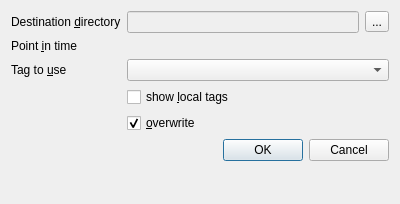
<?xml version="1.0" encoding="UTF-8"?>
<ui version="4.0">
 <author>Marco Clemencic</author>
 <class>DumpToFilesDialog</class>
 <widget class="QDialog" name="DumpToFilesDialog">
  <property name="geometry">
   <rect>
    <x>0</x>
    <y>0</y>
    <width>400</width>
    <height>204</height>
   </rect>
  </property>
  <property name="sizePolicy">
   <sizepolicy hsizetype="Preferred" vsizetype="Minimum">
    <horstretch>0</horstretch>
    <verstretch>0</verstretch>
   </sizepolicy>
  </property>
  <property name="windowTitle">
   <string>Dump to files</string>
  </property>
  <layout class="QFormLayout" name="formLayout">
   <item row="0" column="0">
    <widget class="QLabel" name="destDirLabel">
     <property name="text">
      <string>Destination &amp;directory</string>
     </property>
     <property name="buddy">
      <cstring>destDirSelect</cstring>
     </property>
    </widget>
   </item>
   <item row="0" column="1">
    <widget class="QWidget" name="widget" native="true">
     <layout class="QHBoxLayout" name="horizontalLayout">
      <property name="leftMargin">
       <number>0</number>
      </property>
      <property name="topMargin">
       <number>0</number>
      </property>
      <property name="rightMargin">
       <number>0</number>
      </property>
      <property name="bottomMargin">
       <number>0</number>
      </property>
      <item>
       <widget class="QLineEdit" name="destDir">
        <property name="enabled">
         <bool>false</bool>
        </property>
       </widget>
      </item>
      <item>
       <widget class="QToolButton" name="destDirSelect">
        <property name="text">
         <string>...</string>
        </property>
       </widget>
      </item>
     </layout>
    </widget>
   </item>
   <item row="5" column="1">
    <widget class="QDialogButtonBox" name="buttonBox">
     <property name="orientation">
      <enum>Qt::Horizontal</enum>
     </property>
     <property name="standardButtons">
      <set>QDialogButtonBox::Cancel|QDialogButtonBox::Ok</set>
     </property>
    </widget>
   </item>
   <item row="1" column="1">
    <widget class="TimePointEdit" name="pointInTime" native="true">
     <property name="sizePolicy">
      <sizepolicy hsizetype="Expanding" vsizetype="Preferred">
       <horstretch>0</horstretch>
       <verstretch>0</verstretch>
      </sizepolicy>
     </property>
    </widget>
   </item>
   <item row="1" column="0">
    <widget class="QLabel" name="pointInTimeLabel">
     <property name="text">
      <string>Point &amp;in time</string>
     </property>
     <property name="buddy">
      <cstring>pointInTime</cstring>
     </property>
    </widget>
   </item>
   <item row="2" column="0">
    <widget class="QLabel" name="tagLabel">
     <property name="text">
      <string>Tag to &amp;use</string>
     </property>
     <property name="buddy">
      <cstring>tag</cstring>
     </property>
    </widget>
   </item>
   <item row="2" column="1">
    <widget class="QComboBox" name="tag">
     <property name="sizePolicy">
      <sizepolicy hsizetype="Expanding" vsizetype="Fixed">
       <horstretch>0</horstretch>
       <verstretch>0</verstretch>
      </sizepolicy>
     </property>
    </widget>
   </item>
   <item row="3" column="1">
    <widget class="QCheckBox" name="localTags">
     <property name="text">
      <string>show &amp;local tags</string>
     </property>
    </widget>
   </item>
   <item row="4" column="1">
    <widget class="QCheckBox" name="overwrite">
     <property name="toolTip">
      <string>Overwrite already existing files</string>
     </property>
     <property name="text">
      <string>&amp;overwrite</string>
     </property>
     <property name="checked">
      <bool>true</bool>
     </property>
    </widget>
   </item>
  </layout>
 </widget>
 <customwidgets>
  <customwidget>
   <class>TimePointEdit</class>
   <extends>QWidget</extends>
   <header>CondDBBrowser/CondDBUI/Browser/Widgets.h</header>
   <container>1</container>
   <slots>
    <signal>dateTimeChanged(QDateTime)</signal>
    <signal>dateChanged(QDate)</signal>
    <signal>timeChanged(QTime)</signal>
    <signal>maxChanged(bool)</signal>
    <signal>maxChecked()</signal>
    <signal>maxUnchecked()</signal>
    <signal>validityKeyChanged(cool::ValidityKey)</signal>
    <slot>setMinimumDateTime(QDateTime)</slot>
    <slot>setMaximumDateTime(QDateTime)</slot>
    <slot>resetMinimumDateTime()</slot>
    <slot>resetMaximumDateTime()</slot>
   </slots>
  </customwidget>
 </customwidgets>
 <resources/>
 <connections>
  <connection>
   <sender>buttonBox</sender>
   <signal>accepted()</signal>
   <receiver>DumpToFilesDialog</receiver>
   <slot>accept()</slot>
   <hints>
    <hint type="sourcelabel">
     <x>358</x>
     <y>141</y>
    </hint>
    <hint type="destinationlabel">
     <x>157</x>
     <y>162</y>
    </hint>
   </hints>
  </connection>
  <connection>
   <sender>buttonBox</sender>
   <signal>rejected()</signal>
   <receiver>DumpToFilesDialog</receiver>
   <slot>reject()</slot>
   <hints>
    <hint type="sourcelabel">
     <x>390</x>
     <y>147</y>
    </hint>
    <hint type="destinationlabel">
     <x>286</x>
     <y>162</y>
    </hint>
   </hints>
  </connection>
  <connection>
   <sender>destDirSelect</sender>
   <signal>clicked()</signal>
   <receiver>DumpToFilesDialog</receiver>
   <slot>selectDirectory()</slot>
   <hints>
    <hint type="sourcelabel">
     <x>375</x>
     <y>21</y>
    </hint>
    <hint type="destinationlabel">
     <x>199</x>
     <y>81</y>
    </hint>
   </hints>
  </connection>
  <connection>
   <sender>localTags</sender>
   <signal>toggled(bool)</signal>
   <receiver>DumpToFilesDialog</receiver>
   <slot>showLocalTags(bool)</slot>
   <hints>
    <hint type="sourcelabel">
     <x>205</x>
     <y>105</y>
    </hint>
    <hint type="destinationlabel">
     <x>35</x>
     <y>119</y>
    </hint>
   </hints>
  </connection>
 </connections>
 <slots>
  <slot>selectDirectory()</slot>
  <slot>showLocalTags(bool)</slot>
 </slots>
</ui>
